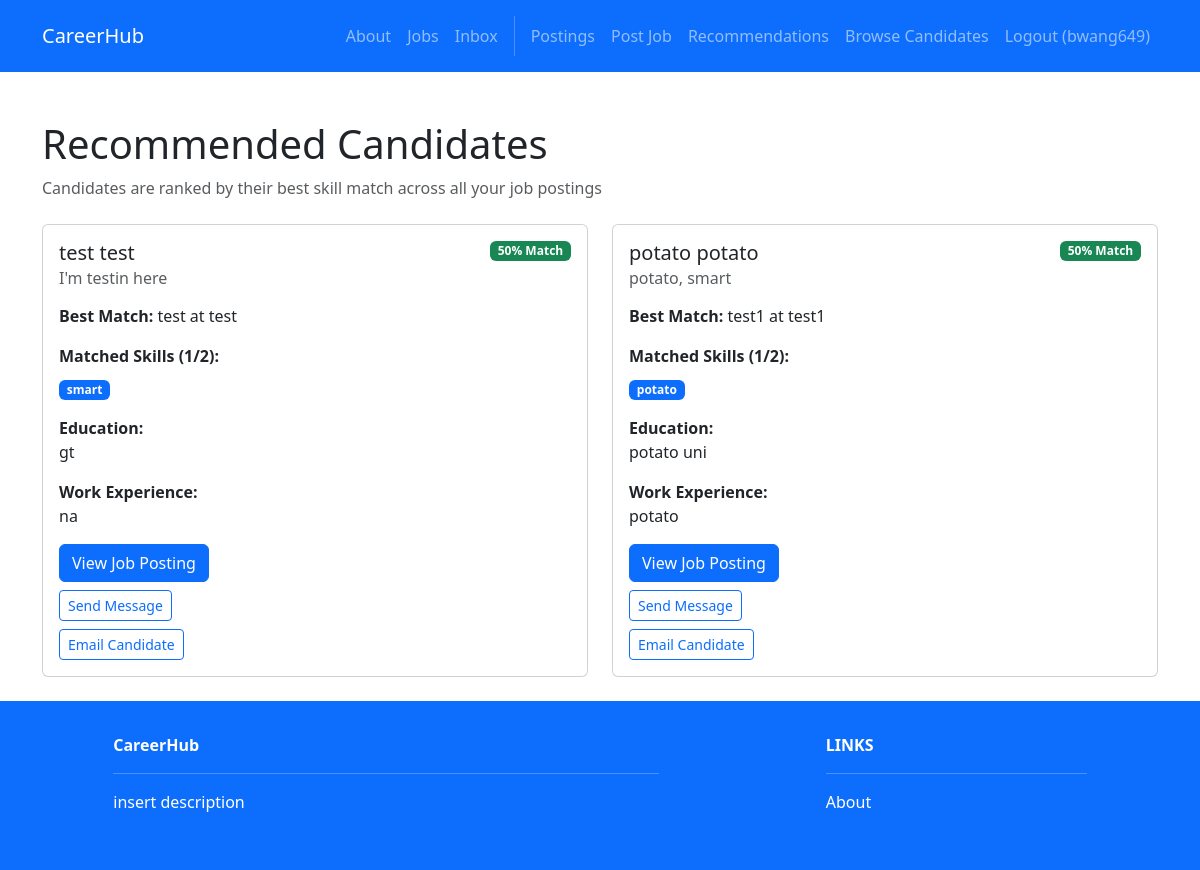
/recruiters/recommendations/ (signed in), run on the app's committed database.
### accounts/models.py (models this page shows)
class User(AbstractUser):
    firstname = models.CharField(max_length=150, blank=True)
    lastname = models.CharField(max_length=150, blank=True)
    username = models.CharField(max_length=150, unique=True)
    password = models.CharField(max_length=128)
    ROLE_CHOICES = [
        ('seeker', 'Job Seeker'),
        ('recruiter', 'Recruiter'),
    ]
    role = models.CharField(max_length=10, choices=ROLE_CHOICES, default='seeker')

### profiles/models.py (models this page shows)
class Profile(models.Model):
    user = models.OneToOneField(User, on_delete=models.CASCADE)
    headline = models.CharField(max_length=200)
    skills = models.ManyToManyField('Skill')
    education = models.TextField()
    gpa = models.CharField(max_length=20)
    work_experience = models.TextField()
    links = models.TextField()
    created_at = models.DateTimeField(auto_now_add=True)
    updated_at = models.DateTimeField(auto_now=True)
    profile_visible = models.BooleanField(default=True)  # Master toggle for entire profile
    headline_public = models.BooleanField(default=True)
    skills_public = models.BooleanField(default=True)
    education_public = models.BooleanField(default=True)
    gpa_public = models.BooleanField(default=True)
    work_experience_public = models.BooleanField(default=True)
    links_public = models.BooleanField(default=True)
    email_public = models.BooleanField(default=True)

class Skill(models.Model):
    name = models.CharField(max_length=100, unique=True)

### recruiters/models.py (models this page shows, shortened)
class Post(models.Model):
    id = models.AutoField(primary_key=True)
    title = models.CharField(max_length=200)
    company = models.CharField(max_length=200)
    description = models.TextField()
    location = models.CharField(max_length=200)
    lat = models.FloatField(null=True, blank=True)
    lng = models.FloatField(null=True, blank=True)
    salary_range = models.CharField(max_length=100)
    required_skills = models.ManyToManyField(Skill)
    recruiter = models.ForeignKey(User, on_delete=models.CASCADE)
    created_at = models.DateTimeField(auto_now_add=True)
    updated_at = models.DateTimeField(auto_now=True)
    VISA_CHOICES = [
        ('yes', 'Yes'),
        ('no', 'No'),
    ]
    visa_sponsorship = models.CharField(max_length=3, choices=VISA_CHOICES, default='no')

### recruiters/views.py (the view)
# urls.py: path('recommendations/', views.recommendations, name='jobs.recommendations'),
@login_required
def recommendations(request):
    if request.user.role != "recruiter":
        return redirect('jobs.index')
    my_posts = Post.objects.filter(recruiter=request.user)
    if not my_posts.exists():
        return render(request, 'recruiters/recommendations.html', {'recommendations': []})
    candidates = Profile.objects.select_related('user').prefetch_related('skills').filter(profile_visible=True)
    recommendations = []
    for candidate in candidates:
        candidate_skills = set(candidate.skills.all())
        if not candidate_skills:
            continue  # Skip candidates without skills
        best_match = None
        best_match_data = None
        for post in my_posts:
            has_applied = JobApplication.objects.filter(
                job=post,
                applicant=candidate.user
            ).exists()
            if has_applied:
                continue  # Skip this job for this candidate
            post_skills = set(post.required_skills.all())
            if not post_skills:
                continue  # Skip jobs without required skills
            matched_skills = candidate_skills.intersection(post_skills)
            if matched_skills:  # Only consider if there's at least one skill match
                match_count = len(matched_skills)
                match_percentage = (match_count / len(post_skills)) * 100
                if best_match is None or match_percentage > best_match_data['match_percentage']:
                    best_match = post
                    best_match_data = {
                        'job': post,
                        'matched_skills': matched_skills,
                        'match_count': match_count,
                        'match_percentage': match_percentage,
                        'total_required': len(post_skills)
                    }
        if best_match_data:
            recommendations.append({
                'candidate': candidate,
                'best_match': best_match_data
            })
    recommendations.sort(
        key=lambda x: (x['best_match']['match_percentage'], x['best_match']['match_count']),
        reverse=True
    )
    return render(request, 'recruiters/recommendations.html', {'recommendations': recommendations})

### recruiters/templates/recruiters/recommendations.html (shortened to what this page needs)
{% extends 'base.html' %}
{% block content %}
<div class="container mt-5">
    <h1>Recommended Candidates</h1>
    <p class="text-muted">Candidates are ranked by their best skill match across all your job postings</p>
    <div class="row mt-4">
        {% if recommendations %}
            {% for rec in recommendations %}
            <div class="col-md-6 mb-4">
                <div class="card h-100">
                    <div class="card-body">
                        <div class="d-flex justify-content-between align-items-start mb-2">
                            <div>
                                <h5 class="card-title">{{ rec.candidate.user.first_name }} {{ rec.candidate.user.last_name }}</h5>
                                {% if rec.candidate.headline_public %}
                                    <h6 class="card-subtitle mb-2 text-muted">{{ rec.candidate.headline }}</h6>
                                {% else %}
                                    <h6 class="card-subtitle mb-2 text-muted"><i class="fas fa-lock"></i> Headline hidden</h6>
                                {% endif %}
                            </div>
                            <span class="badge bg-success">{{ rec.best_match.match_percentage|floatformat:0 }}% Match</span>
                        </div>
                        <div class="mb-3">
                            <strong>Best Match:</strong> {{ rec.best_match.job.title }} at {{ rec.best_match.job.company }}
                        </div>
                        {% if rec.candidate.skills_public %}
                            <div class="mb-3">
                                <strong>Matched Skills ({{ rec.best_match.match_count }}/{{ rec.best_match.total_required }}):</strong>
                                <div class="mt-2">
                                    {% for skill in rec.best_match.matched_skills %}
                                        <span class="badge bg-primary me-1">{{ skill.name }}</span>
                                    {% endfor %}
                                </div>
                            </div>
                        {% else %}
                            <div class="mb-3 text-muted">
                                <strong>Skills:</strong> <i class="fas fa-lock"></i> Hidden by user
                            </div>
                        {% endif %}
                        <div class="mb-3">
                            <strong>Education:</strong>
                            {% if rec.candidate.education_public %}
                                <p class="card-text">{{ rec.candidate.education|truncatewords:20 }}</p>
                            {% else %}
                                <p class="card-text text-muted"><i class="fas fa-lock"></i> Hidden by user</p>
                            {% endif %}
                        </div>
                        <div class="mb-3">
                            <strong>Work Experience:</strong>
                            {% if rec.candidate.work_experience_public %}
                                <p class="card-text">{{ rec.candidate.work_experience|truncatewords:20 }}</p>
                            {% else %}
                                <p class="card-text text-muted"><i class="fas fa-lock"></i> Hidden by user</p>
                            {% endif %}
                        </div>
                        <a href="{% url 'recruiters.detail' rec.best_match.job.id %}" class="btn btn-primary me-2">View Job Posting</a>
                        <br><a href="{% url 'inbox.compose' rec.candidate.user.id %}" class="btn btn-sm btn-outline-primary mt-2">
                            Send Message
                        </a>
                        {% if rec.candidate.email_public and rec.candidate.user.email %}
                        <br><a href="#" class="btn btn-sm btn-outline-primary mt-2"
                        data-bs-toggle="modal"
                        data-bs-target="#emailCandidateModal"
                        data-candidate-email="{{ rec.candidate.user.email }}"
                        data-candidate-name="{{ rec.candidate.user.first_name }} {{ rec.candidate.user.last_name }}">
                            Email Candidate
                        </a>
                        {% endif %}
                    </div>
                </div>
            </div>
            {% endfor %}
        {% endif %}
    </div>
</div>
{% endblock %}

### CareerHub/templates/base.html (shortened to what this page needs)
<!DOCTYPE html>
<html>
  {% load static %}
  <head>
    <link href=
      "https://cdn.jsdelivr.net/npm/bootstrap@5.3.3/dist/css/bootstrap.min.css" rel="stylesheet"
>
    <link rel=
      "stylesheet"  href="https://cdnjs.cloudflare.com/ajax/libs/font-awesome/6.1.1/css/all.min.css">
  </head>
  <body>
     <nav class="p-3 navbar navbar-dark bg-primary navbar-expand-lg">
      <div class="container">
        <a class="navbar-brand"
           href="{% url 'home.index' %}"> CareerHub
        </a>
        <div class="collapse navbar-collapse"
             id="navbarNavAltMarkup">
           <div class="navbar-nav ms-auto navbar-ml">
            <a class="nav-link"
               href="{% url 'home.about' %}">About</a>
            <a class="nav-link"
              href="{% url 'jobs.index' %}">Jobs</a>
            {% if user.is_authenticated %}
            <a class="nav-link"
              href="{% url 'inbox.index' %}">Inbox</a>
            {% endif %}
            {% if user.is_authenticated %}
              {% if user.role == "recruiter" %}
                <a class="nav-link" href="{% url 'recruiters.index' %}">Postings</a>
                <a class="nav-link" href="{% url 'recruiters.create' %}">Post Job</a>
                <a class="nav-link" href="{% url 'recruiters.recommendations' %}">Recommendations</a>
                <a class="nav-link" href="{% url 'recruiters.candidates' %}">Browse Candidates</a>
              {% else %}
                <a class="nav-link" href="{% url 'profiles.view' %}">Profile</a>
                <a class="nav-link" href="{% url 'jobs.recommendations' %}">Recommendations</a>
                <a class="nav-link" href="{% url 'jobs.applications' %}">Applications</a>
              {% endif %}
              <a class="nav-link" href="{% url 'accounts.logout' %}">Logout ({{user.username }})</a>
            {% else %}
              <a class="nav-link" href="{% url 'accounts.login' %}">Login</a>
              <a class="nav-link" href="{% url 'accounts.signup' %}">Sign Up</a>
            {% endif %}
          </div>
        </div>
      </div>
    </nav>
    <div>
      {% block content %}
      {% endblock content %}
    </div>
     <section class="p-3 ms-footer bg-primary d-none d-md-block">
      <div class="container">
        <div class="row mt-3 text-white">
          <div class="col-md-6 col-lg-6 col-xl-6 mx-auto mb-4">
            <b>CareerHub</b>
            <hr />
            <p>
              insert description
            </p>
          </div>
          <div class="col-md-3 col-lg-3 col-xl-3 mx-auto mb-4">
            <b>LINKS</b>
            <hr />
            <p><a class="nav-link"
              href="{% url 'home.about' %}">
              About
            </a></p>
          </div>
        </div>
      </div>
    </section>
  </body>
</html>

### data on the page
User: username "bwang649"
Profile: candidate.user.first_name "test", candidate.user.last_name "test", candidate.headline "I'm testin here", best_match.match_percentage "50", best_match.job "test", best_match.job.company "test", best_match.match_count "1", best_match.total_required "2", candidate.education "gt", candidate.work_experience "na"
Skill: name "smart"
Profile: candidate.user.first_name "potato", candidate.user.last_name "potato", candidate.headline "potato, smart", best_match.match_percentage "50", best_match.job "test1", best_match.job.company "test1", best_match.match_count "1", best_match.total_required "2", candidate.education "potato uni", candidate.work_experience "potato"
Skill: name "potato"
